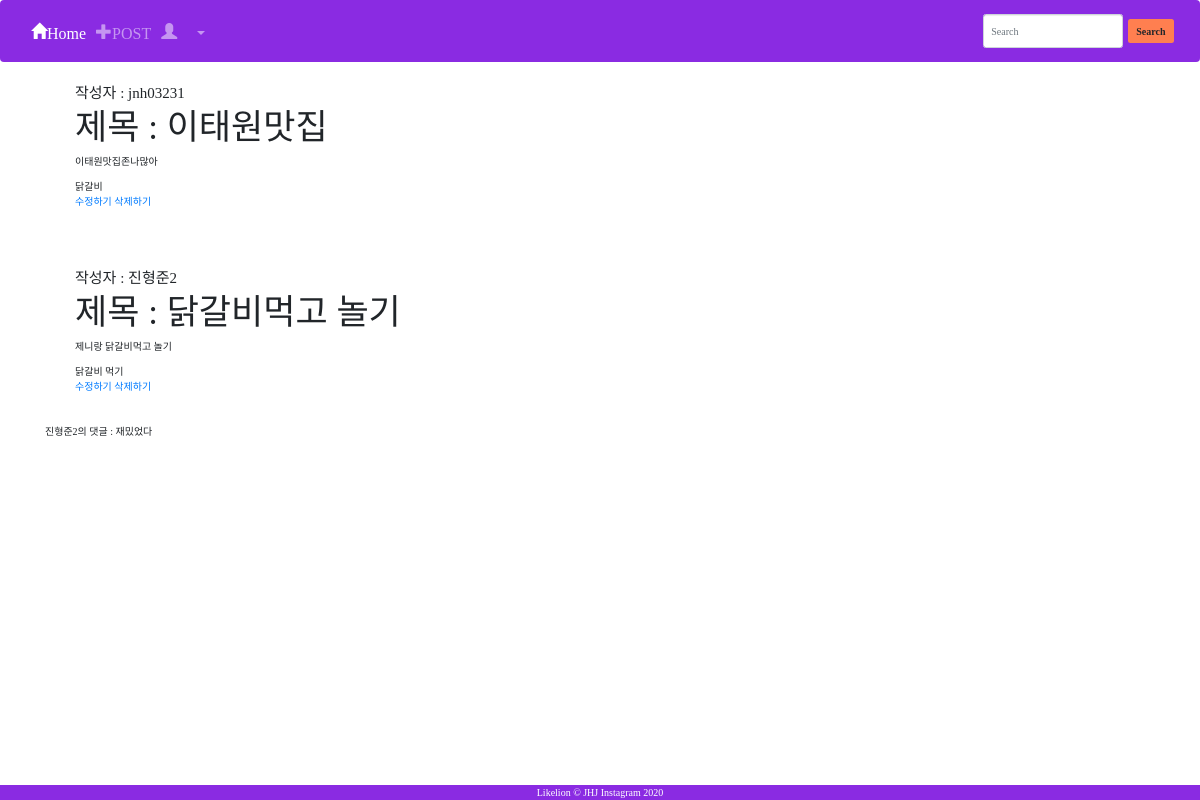
The page /hashtag/닭갈비 on the database its author committed.
### appname/models.py (models this page shows, shortened)
class Post(models.Model):
    title = models.CharField(max_length=200)
    content = models.TextField()
    image = models.ImageField(upload_to='images/', blank=True)
    writer = models.ForeignKey(
        settings.AUTH_USER_MODEL, on_delete=models.CASCADE, related_name="writer", default="")
    hashtag_field = models.CharField(max_length=200, blank=True)
    hashtags = models.ManyToManyField('Hashtag', blank=True)
    restaurant_location = models.CharField(max_length=200,blank=True)
    create_date = models.DateTimeField('date published',blank=True ,default=datetime.now())#게시물 등록후 지난 시간을 나타내는 필드
    like_user_set = models.ManyToManyField(
        settings.AUTH_USER_MODEL, blank=True, related_name="like_user_set", through="Like")

class CustomUser(AbstractUser):
    def __str__(self):
        return self.username
    nickname = models.CharField(max_length=20)
    phone_number = models.CharField(max_length=20)
    profileimage = models.ImageField(upload_to='images/', blank=True)

class Hashtag(models.Model):
    name = models.CharField(max_length=50)

class Comment(models.Model):
    c_writer = models.ForeignKey(
        settings.AUTH_USER_MODEL, on_delete=models.CASCADE, related_name="c_writer", default="")
    post_id = models.ForeignKey(
        Post, on_delete=models.CASCADE, related_name='comments')
    text = models.CharField(max_length=50)
    class Meta:
        ordering = ['-id']

### appname/views.py (the view)
# urls.py: path('hashtag/<str:hashtag_name>',appname.views.hashtag,name='hashtag'),
def hashtag(request, hashtag_name):
    hashtag = get_object_or_404(Hashtag, name=hashtag_name)
    return render(request, 'appname/hashtag.html', {'hashtag': hashtag})

### appname/templates/appname/hashtag.html (shortened to what this page needs)
{% extends 'appname/base.html' %}
{% block header %}
<header class="masthead text-center text-white">
    <div class="masthead-content">
      <div class="container">
        <h1 class="masthead-heading mb-0">{{ hashtag.name }}</h1>
        <h2 class="masthead-subheading mb-0">hello </h2>
      </div>
    </div>
  </header>
{% endblock %}
{% block content %}
{% for post in hashtag.post_set.all %}
<section>
  <div class="container">
    <div class="row align-items-center">
      <div class="col-lg-6 order-lg-2">
        <div class="p-5">
        </div>
      </div>
      <div class="col-lg-6 order-lg-1">
        <div class="p-5">
          <h4 class="display-6">작성자 : {{ post.writer}}</h4>
          <h2 class="display-4">제목 : {{post.title}}</h2>
          <p>{{post.content}}</p>
          <span>
            {% for hashtag in post.hashtags.all %}
              {{ hashtag.name }}
            {% endfor %}
          </span>
          <br>
          <a href="{% url 'update' pk=post.pk %}"> 수정하기 </a>
          <a href="{% url 'delete' pk=post.pk %}"> 삭제하기 </a>
        </div>
        <table border=" 3">
        {% for comment in post.comments.all %}
          <tr><p> {{ comment.c_writer }}의 댓글 : {{ comment.text }}</p></tr>
        {% endfor %}
      </table>
      </div>
    </div>
  </div>
</section>
{% endfor %}
{% endblock %}

### rows shown on the page
Post: writer "jnh03231", title "이태원맛집", content "이태원맛집존나많아"
Hashtag: name "닭갈비"
Post: writer "진형준2", title "닭갈비먹고 놀기", content "제니랑 닭갈비먹고 놀기"
Hashtag: name "먹기"
Comment: c_writer "진형준2", text "재밌었다"
